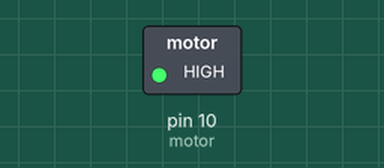
Simulated run of this sketch. Board: Arduino Uno, built with avr-gcc and run on an emulated ATmega328P. Shown: switched loads named in the sketch (green lamp = pin HIGH).

Above: at 2.5 s.
At 20.0 s:
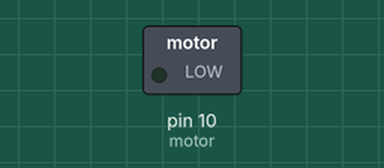
Timing chart, 0 to 45.5 s (numbered marks = the images above):
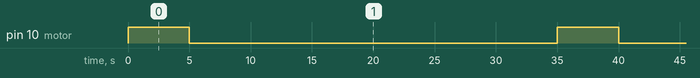

Measured:
- by itself, pin 10 (motor): alternates HIGH for 5.0 s and LOW for 30.0 s

The sketch:

pump.ino
```cpp
//Code created by:http://www.learningaboutelectronics.com/Articles/Peristaltic-pump-circuit-with-an-arduino-microcontroller.php

//The code to turn on a peristaltic pump for 5 seconds every 30 seconds is shown below.

const int motor= 10; //LED connected to digital pin 10

void setup()
{
pinMode(motor, OUTPUT); //sets the digital pin as output
}

void loop()
{
digitalWrite(motor,HIGH); //turns the LED on
delay(5000);
digitalWrite(motor,LOW);
delay(30000);
}
```
